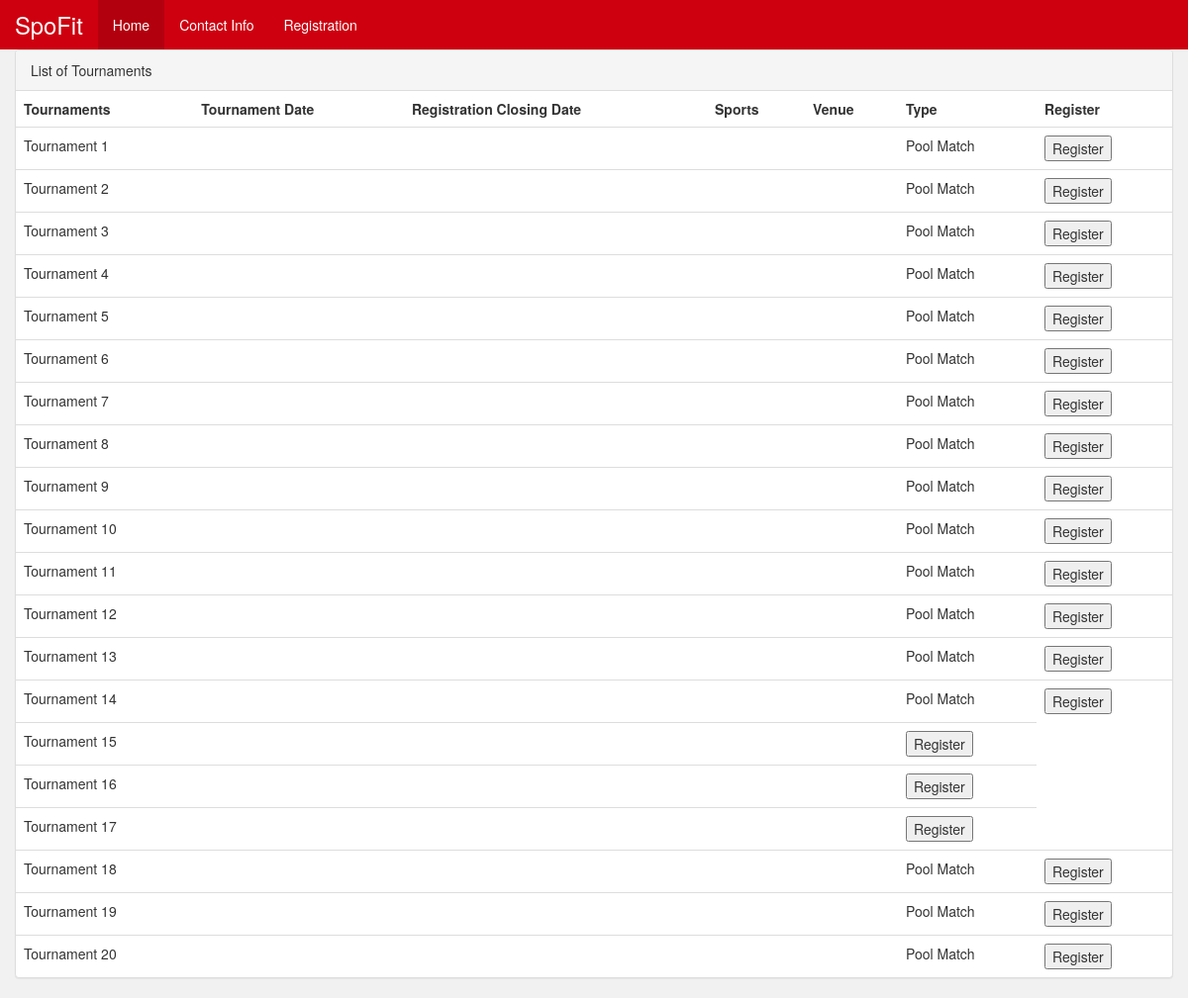
Screenshot of /view/ with the database file from the repository.
### home/models.py (models this page shows, shortened)
class Tournament(models.Model):
    login = models.ForeignKey(UserWrapper, on_delete=models.CASCADE)
    matches_per_day = models.PositiveIntegerField(validators=[MaxValueValidator(100)])
    number_of_team = models.IntegerField(validators=[MaxValueValidator(50)])
    number_of_pool = models.IntegerField(default=1)
    type = models.IntegerField()
    available_days = models.IntegerField()

### home/views.py (the view)
# urls.py: url(r'view/$', views.view_all_tournament, name='view_all_tournament'),
def view_all_tournament(request):
    return render(request, 'home/view_tournaments.html', {
        'all_tournaments': Tournament.objects.all()
    })

### home/templates/home/view_tournaments.html (shortened to what this page needs)
{% extends 'home/bootstrap.html' %}
{% block body %}
    {% load staticfiles %}
    <form action="{% url 'home:register_tournament' %}" method="POST">
        <div class="container-fluid main-form">
            {% if all_tournaments %}
                <div class="panel panel-default">
                    <div class="panel-heading">List of Tournaments</div>
                    <table class="table">
                        <th>Tournaments</th>
                        <th>Tournament Date</th>
                        <th>Registration Closing Date</th>
                        <th>Sports</th>
                        <th>Venue</th>
                        <th>Type</th>
                        <th>Register</th>
                        {% for tournament in all_tournaments %}
                            <tr data-toggle="modal" data-target="#mymodal" class="tournament"
                                style="cursor:pointer">
                                <td>Tournament {{ forloop.counter }}</td>
                                <td>{{ tournament.starting_date }}</td>
                                <td>{{ tournament.registration_ending }}</td>
                                <td>{{ tournament.sport }}</td>
                                <td>{{ tournament.venue }}</td>
                                {% if tournament.type == 0 %}
                                    <td>League Match</td>
                                {% elif tournament.type == 1 %}
                                    <td>Pool Match</td>
                                {% endif %}
                                <td>
                                    <BUTTON value="{{ tournament.id }}" type="submit" name="tournament_id">Register</BUTTON>
                                </td>
                            </tr>
                        {% endfor %}
                    </table>
                </div>
            {% endif %}
        </div>
    </form>
{% endblock body %}

### rows the page displays
Tournament: type "Pool Match", {{ tournament.id }} 8 (drawn)
Tournament: type "Pool Match", {{ tournament.id }} 9 (drawn)
Tournament: type "Pool Match", {{ tournament.id }} 10 (drawn)
Tournament: type "Pool Match", {{ tournament.id }} 11 (drawn)
Tournament: type "Pool Match", {{ tournament.id }} 12 (drawn)
Tournament: type "Pool Match", {{ tournament.id }} 13 (drawn)
Tournament: type "Pool Match", {{ tournament.id }} 14 (drawn)
Tournament: type "Pool Match", {{ tournament.id }} 15 (drawn)
Tournament: type "Pool Match", {{ tournament.id }} 16 (drawn)
Tournament: type "Pool Match", {{ tournament.id }} 17 (drawn)
Tournament: type "Pool Match", {{ tournament.id }} 18 (drawn)
Tournament: type "Pool Match", {{ tournament.id }} 19 (drawn)
Tournament: type "Pool Match", {{ tournament.id }} 20 (drawn)
Tournament: type "Pool Match", {{ tournament.id }} 21 (drawn)
Tournament: {{ tournament.id }} 22 (drawn)
Tournament: {{ tournament.id }} 23 (drawn)
Tournament: {{ tournament.id }} 24 (drawn)
Tournament: type "Pool Match", {{ tournament.id }} 25 (drawn)
Tournament: type "Pool Match", {{ tournament.id }} 26 (drawn)
Tournament: type "Pool Match", {{ tournament.id }} 27 (drawn)
